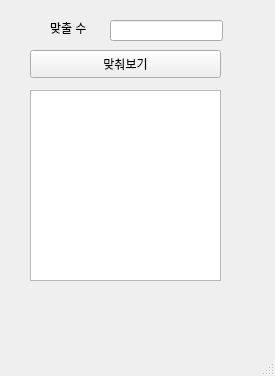
<?xml version="1.0" encoding="UTF-8"?>
<ui version="4.0">
 <class>MainWindow</class>
 <widget class="QMainWindow" name="MainWindow">
  <property name="geometry">
   <rect>
    <x>0</x>
    <y>0</y>
    <width>275</width>
    <height>376</height>
   </rect>
  </property>
  <property name="windowTitle">
   <string>MainWindow</string>
  </property>
  <widget class="QWidget" name="centralwidget">
   <widget class="QLabel" name="lbl">
    <property name="geometry">
     <rect>
      <x>50</x>
      <y>20</y>
      <width>41</width>
      <height>16</height>
     </rect>
    </property>
    <property name="text">
     <string>맞출 수</string>
    </property>
   </widget>
   <widget class="QLineEdit" name="le">
    <property name="geometry">
     <rect>
      <x>110</x>
      <y>20</y>
      <width>113</width>
      <height>21</height>
     </rect>
    </property>
   </widget>
   <widget class="QPushButton" name="pb">
    <property name="geometry">
     <rect>
      <x>30</x>
      <y>50</y>
      <width>191</width>
      <height>28</height>
     </rect>
    </property>
    <property name="text">
     <string>맞춰보기</string>
    </property>
   </widget>
   <widget class="QPlainTextEdit" name="pte">
    <property name="geometry">
     <rect>
      <x>30</x>
      <y>90</y>
      <width>191</width>
      <height>191</height>
     </rect>
    </property>
   </widget>
  </widget>
  <widget class="QMenuBar" name="menubar">
   <property name="geometry">
    <rect>
     <x>0</x>
     <y>0</y>
     <width>275</width>
     <height>26</height>
    </rect>
   </property>
  </widget>
  <widget class="QStatusBar" name="statusbar"/>
 </widget>
 <resources/>
 <connections/>
</ui>
